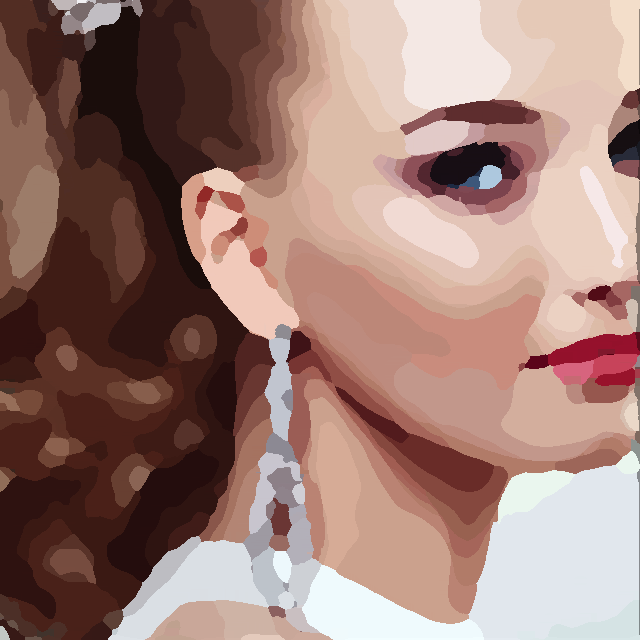
#> input picture h6p8.png, 640 x 640 px
$ python seg.py   (older library calls are emulated)
#> lines starting #> are read from the running program, lines starting #| are printed output that depends on the picture; after the words box and inside, x2 and y2 are one past the last pixel; in counts of white or black regions, pixels touching at a corner belong together
#!/usr/local/bin/python2.7
# -*- coding:utf-8 -*-

import numpy as np
import cv2
import time
#from matplotlib import pyplot as plt

#https://www.jianshu.com/p/3dbf108eaa32
#https://blog.csdn.net/A632189007/article/details/78126588

# 读取图片
img = cv2.imread("h6p8.png")
#> img is the input picture: shape (640, 640, 3); mean B, G, R 115.9, 124.3, 156.4
cv2.imshow('source', img)
# 转灰度图片
gray = cv2.cvtColor(img,cv2.COLOR_BGR2GRAY)
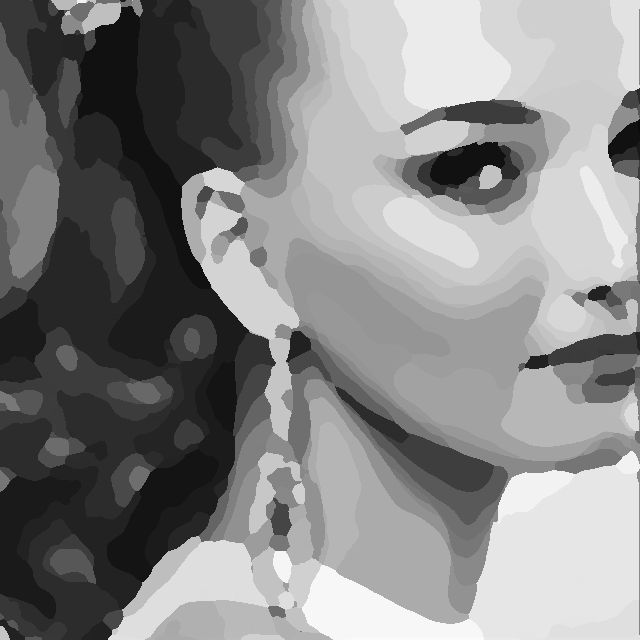
#> gray: shape (640, 640); min 10, max 250, mean 132.9
cv2.imwrite('gray.png', gray)

blur = cv2.GaussianBlur(gray, (5,5), 2)
cv2.imwrite('blur.png', blur)

canny = cv2.Canny(blur, 0, 256)
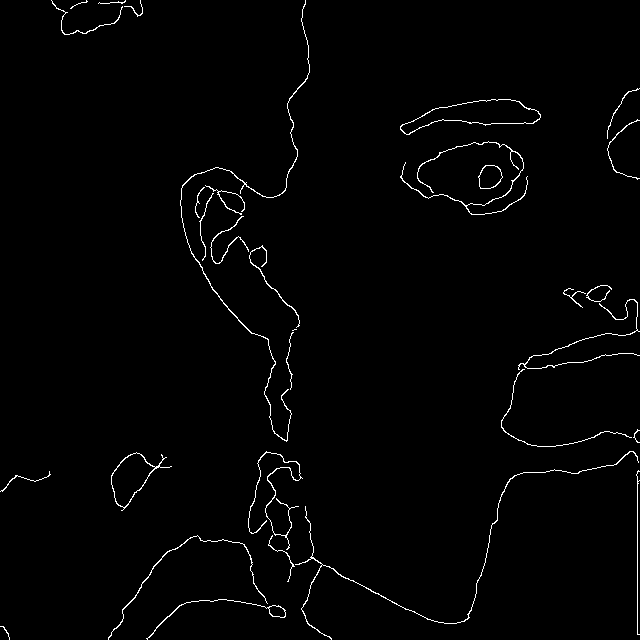
#> canny: shape (640, 640); 1.4% white in thin lines or dots
#canny = cv2.Canny(blur, 80, 150)
cv2.imwrite('canny.png', canny)

ret, contours, hierarchy = cv2.findContours(canny, cv2.RETR_TREE, cv2.CHAIN_APPROX_SIMPLE)
#> contours = 35 contours, 15 with area under 20; largest, box (x1, y1, x2, y2) and area: (400, 99, 541, 135) 2342, (400, 99, 541, 135) 2302, (111, 452, 172, 511) 1400, (111, 452, 156, 508) 1336, (478, 165, 503, 189) 429

imageContours = np.zeros(img.shape, np.uint8)
marks = np.zeros(img.shape, np.uint8)

for i in range(0,len(contours)):
    cv2.drawContours(marks,contours,i,(i,0,0),1,8,hierarchy)
    cv2.drawContours(imageContours,contours,i,(255,0,0),1,8,hierarchy)
#> this loop made 35 passes
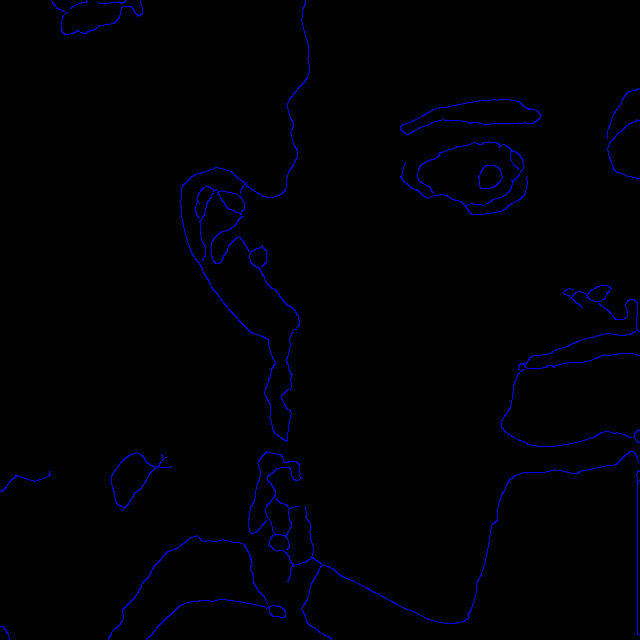
#> imageContours: shape (640, 640, 3); mean of channels 0, 1, 2 3.5, 0, 0; drawn as B, G, R

cv2.imwrite('tmp.png', imageContours)
cv2.imwrite('tmp1.png', marks)

#marks = cv2.watershed(img, marks)
#img[marks == -1] = [0,0,255]
#cv2.imwrite('maker.png', marks)

dst = np.copy(img)

w = img.shape[0]
#> w = 640
h = img.shape[1]
#> h = 640
c_max = []
for i in range(len(contours)):
    cnt = contours[i]
    area = cv2.contourArea(cnt)

    # 处理掉小的轮廓区域，这个区域的大小自己定义。
    if(area < (h/10*w/10)):
        c_min = []
        c_min.append(cnt)
        # thickness不为-1时，表示画轮廓线，thickness的值表示线的宽度。
        cv2.drawContours(dst, c_min, -1, (255,0,0), thickness=1)
        continue
    #
    c_max.append(cnt)
#> this loop made 35 passes
#> area on passes 2, 3, 5, 8, 9, 10, 11, 13, 16, 19, 20, 23: 186.5, 145.5, 82.5, 1400, 1336, 119.5, 81.5, 28.5, 46, 52, 44.5, 24.5
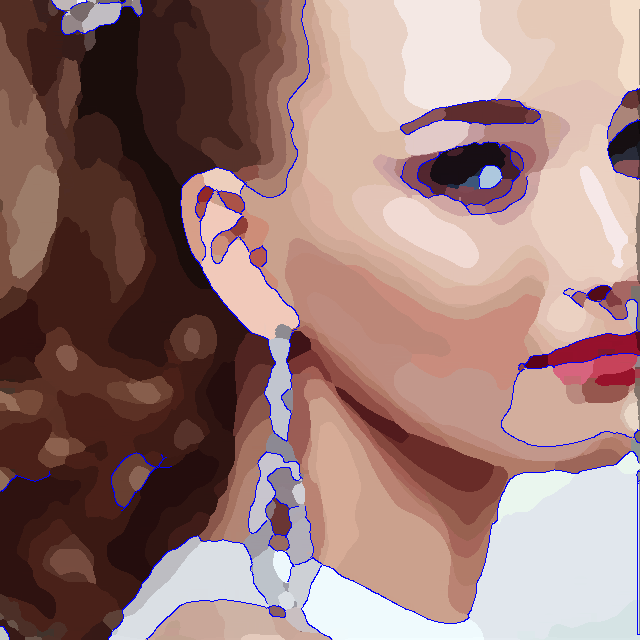
#> dst: shape (640, 640, 3); 1.39% of pixels changed, all inside (x1, y1, x2, y2) = (0, 0, 640, 640)
#> after the loop, c_max = []

cv2.drawContours(dst, c_max, -1, (255,0,0), 1)

cv2.imwrite('dst.png', dst)

# [31 lines of commented-out code are left out]

$ run again, with h2p6.png copied over h6p8.png
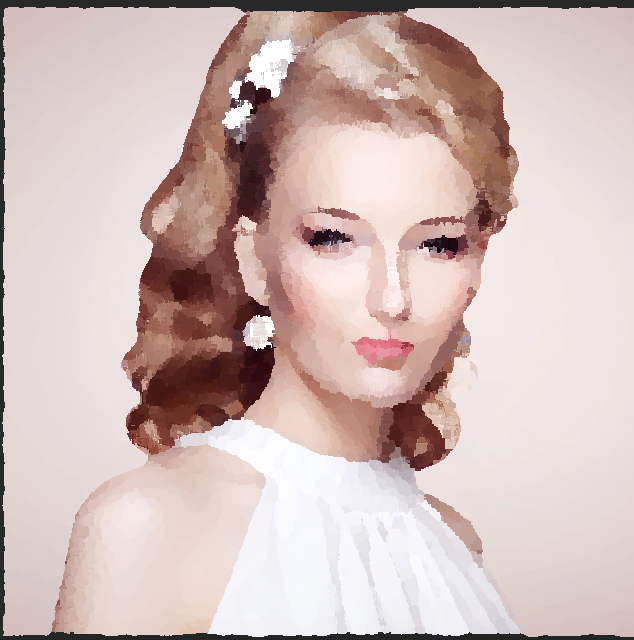
#> input picture h2p6.png, 634 x 640 px
#> img is the input picture: shape (640, 634, 3); mean B, G, R 184.2, 187.5, 207.9
#> `canny = cv2.Canny(blur, 0, 256)`:
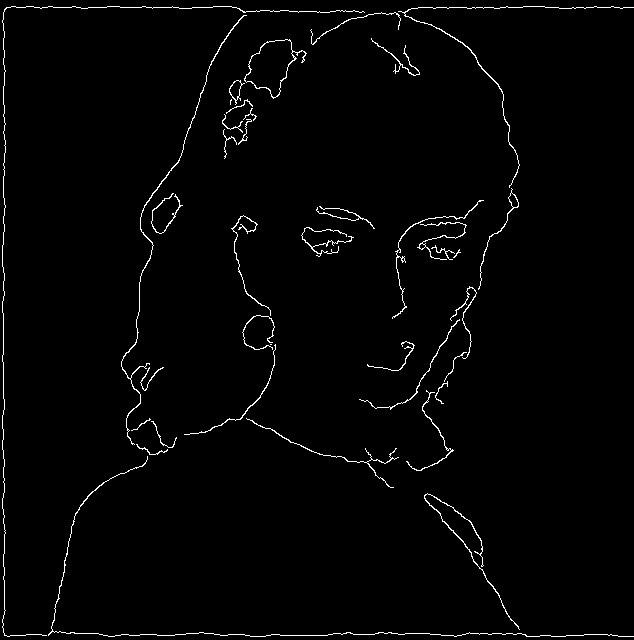
#> canny: shape (640, 634); 1.7% white in thin lines or dots
#> contours = 49 contours, 22 with area under 20; largest, box (x1, y1, x2, y2) and area: (244, 39, 307, 99) 1770, (244, 39, 295, 98) 1707, (229, 80, 245, 105) 160, (121, 15, 247, 445) 146, (229, 80, 242, 101) 144
#> the loop `for i in range(0,len(contours)):` made 49 passes
#> the loop `for i in range(len(contours)):` made 49 passes
#> area on passes 1, 3, 6, 8, 12, 14, 16, 17: 107.5, 57.5, 56, 55.5, 21, 41.5, 23.5, 51
#> after the loop `for i in range(len(contours)):`:
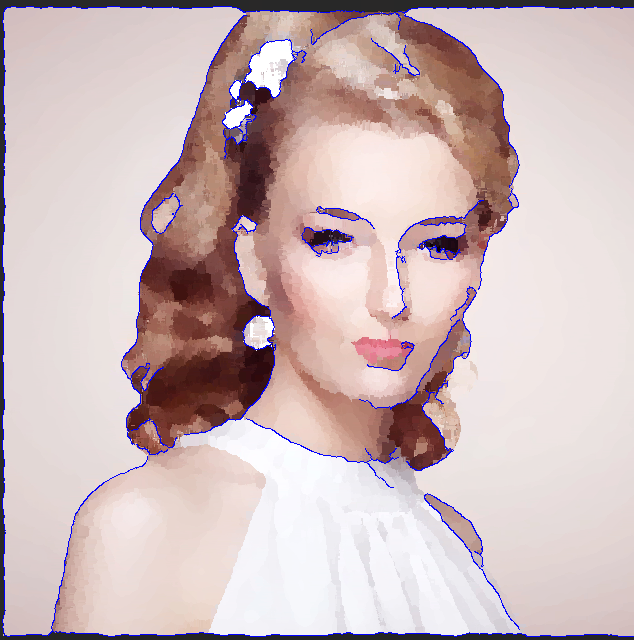
#> dst: shape (640, 634, 3); 1.72% of pixels changed, all inside (x1, y1, x2, y2) = (2, 6, 634, 637)
#> after the loop `for i in range(len(contours)):`: c_max = []
